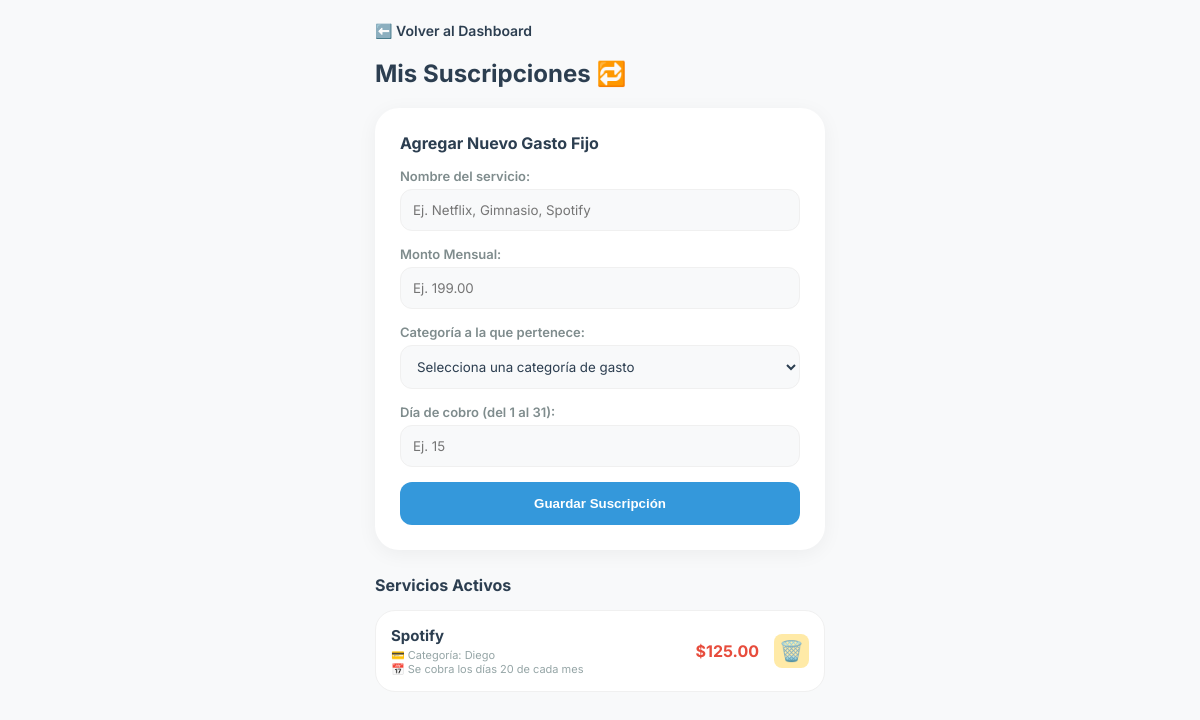
The page /suscripciones/ (signed in) on the database its author committed.
### wallet/models.py (models this page shows, shortened)
class Subscription(models.Model):
    user = models.ForeignKey(User, on_delete=models.CASCADE)
    name = models.CharField(max_length=100)  # Ej. Netflix, Renta, Gym
    amount = models.DecimalField(max_digits=10, decimal_places=2)
    category = models.ForeignKey(Category, on_delete=models.SET_NULL, null=True, blank=True)
    billing_day = models.IntegerField(help_text="Día del mes en que se cobra (1-31)")
    is_active = models.BooleanField(default=True)

class Category(models.Model):
    user = models.ForeignKey(User, on_delete=models.CASCADE)
    name = models.CharField(max_length=50)
    is_expense = models.BooleanField(default=True)
    budget_limit = models.DecimalField(max_digits=10, decimal_places=2, default=0)

### wallet/views.py (the view, shortened to what this page needs)
# urls.py: path('suscripciones/', views.gestionar_suscripciones, name='suscripciones'),
@login_required
def gestionar_suscripciones(request):
    suscripciones = Subscription.objects.filter(user=request.user)
    categorias = Category.objects.filter(user=request.user, is_expense=True)
    return render(request, 'suscripciones.html', {
        'suscripciones': suscripciones,
        'categorias': categorias
    })

### templates/suscripciones.html (shortened to what this page needs)
<!DOCTYPE html>
<html lang="es">
<head>
</head>
<body>
<div class="main-container">
    <a href="{% url 'inicio' %}" class="btn-back">⬅️ Volver al Dashboard</a>
    <div style="display: flex; justify-content: space-between; align-items: center; margin-bottom: 20px;">
        <h2 style="margin: 0;">Mis Suscripciones 🔁</h2>
    </div>
    <div class="glass-card">
        <h4 style="margin-top:0; margin-bottom: 15px;">Agregar Nuevo Gasto Fijo</h4>
        <form method="POST" action="{% url 'suscripciones' %}">
            <label class="form-label">Nombre del servicio:</label>
            <input type="text" name="name" placeholder="Ej. Netflix, Gimnasio, Spotify" required>
            <label class="form-label">Monto Mensual:</label>
            <input type="number" name="amount" step="0.01" placeholder="Ej. 199.00" required>
            <label class="form-label">Categoría a la que pertenece:</label>
            <select name="category" required>
                <option value="" disabled selected>Selecciona una categoría de gasto</option>
            </select>
            <label class="form-label">Día de cobro (del 1 al 31):</label>
            <input type="number" name="billing_day" min="1" max="31" placeholder="Ej. 15" required>
            <button type="submit" class="btn-save">Guardar Suscripción</button>
        </form>
    </div>
    <h4 style="margin-bottom: 15px;">Servicios Activos</h4>
    <div style="margin-bottom: 50px;">
        {% for sub in suscripciones %}
        <div class="history-item">
            <div>
                <strong style="color: var(--text-main); display: block; font-size: 15px;">{{ sub.name }}</strong>
                <span style="font-size: 11px; color: #95a5a6; display: block; margin-top: 3px;">💳 Categoría: {{ sub.category.name }}</span>
                <span style="font-size: 11px; color: #95a5a6; display: block;">📅 Se cobra los días {{ sub.billing_day }} de cada mes</span>
            </div>
            <div style="display: flex; align-items: center; gap: 15px;">
                <b style="color: var(--danger); font-size: 16px;">${{ sub.amount|floatformat:2 }}</b>
                <a href="{% url 'eliminar_suscripcion' sub.id %}" style="text-decoration:none; font-size: 20px; background: #ffeaa7; padding: 5px; border-radius: 8px;" title="Eliminar" onclick="return confirm('¿Seguro que quieres eliminar esta suscripción? Esta acción no se puede deshacer.');">🗑️</a>
            </div>
        </div>
        {% empty %}
        <div style="text-align: center; color: #95a5a6; font-size: 13px; margin-top: 20px;">
            Aún no has registrado ninguna suscripción o gasto fijo.
        </div>
        {% endfor %}
    </div>
</div>
</body>
</html>

### templates/suscripciones.html (style rules this page uses)
:root { --primary: #2ecc71; --danger: #e74c3c; --dark: #2c3e50; --bg: #f8f9fa; --accent: #3498db; --card-bg: #ffffff; --text-main: #2c3e50; --border-color: #f0f0f0; --input-bg: #f8f9fa; }
body { background-color: var(--bg); font-family: 'Inter', sans-serif; margin: 0; padding: 20px; color: var(--text-main); transition: background-color 0.3s ease, color 0.3s ease; }
.main-container { max-width: 450px; margin: 0 auto; }
.glass-card { background: var(--card-bg); padding: 25px; border-radius: 24px; box-shadow: 0 4px 20px rgba(0,0,0,0.05); margin-bottom: 25px; transition: background-color 0.3s ease; }
input, select { width: 100%; padding: 12px; margin-bottom: 15px; border: 1px solid var(--border-color); border-radius: 12px; font-family: inherit; box-sizing: border-box; background-color: var(--input-bg); color: var(--text-main); transition: background-color 0.3s ease, color 0.3s ease, border-color 0.3s ease; }
.form-label { font-size: 13px; font-weight: 600; color: #7f8c8d; margin-bottom: 5px; display: block; }
.btn-save { background: var(--accent); color: white; border: none; padding: 14px; border-radius: 12px; width: 100%; font-weight: 600; cursor: pointer; transition: 0.3s; }
.btn-back { display: inline-block; margin-bottom: 20px; color: var(--text-main); text-decoration: none; font-weight: 600; font-size: 14px; }
.history-item { background: var(--card-bg); padding: 15px; border-radius: 20px; display: flex; justify-content: space-between; align-items: center; margin-bottom: 12px; border: 1px solid var(--border-color); }

### rows shown on the page
Subscription: name "Spotify", category.name "Diego", billing_day "20", amount "125.00"
